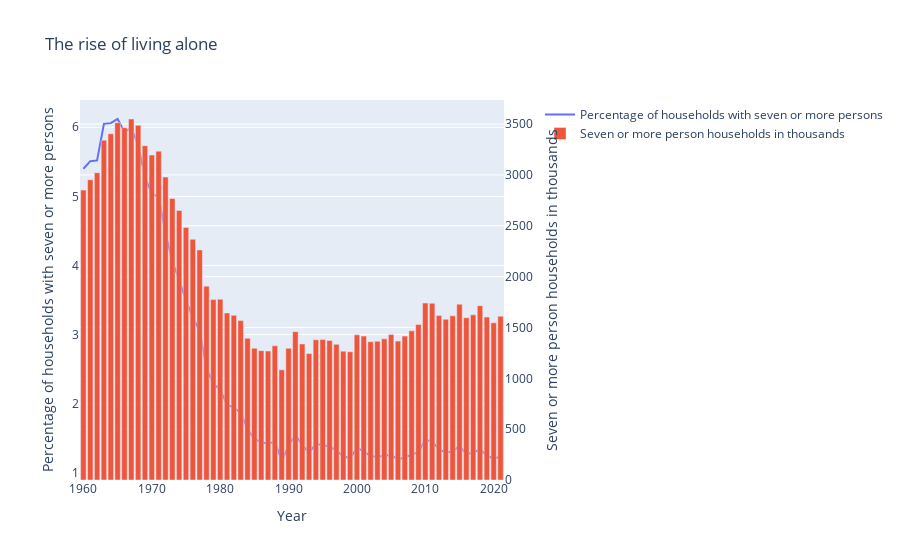

The cell this chart's notebook holds for it:
### Code cell
fig = make_subplots(specs=[[{"secondary_y": True}]])

#Add traces

fig.add_trace(go.Scatter(x=Number_of_people_per_household['Year'],y=Number_of_people_per_household['Percentage of households with seven or more persons'],name='Percentage of households with seven or more persons'),secondary_y=False)
fig.add_trace(go.Bar(x=Number_of_people_per_household['Year'],y=Number_of_people_per_household['Seven or More'],name='Seven or more person households in thousands'),secondary_y=True)

#Title
fig.update_layout(title_text='The rise of living alone',height=500)

#X-axis title
fig.update_xaxes(title_text='Year')

#Y-axis titles
fig.update_yaxes(title_text='Percentage of households with seven or more persons',secondary_y=False)
fig.update_yaxes(title_text='Seven or more person households in thousands',secondary_y=True)

fig.show()

### Figure 1 — Plotly figure (JSON) as saved in the notebook; plotly's stock layout.template omitted (floating-point values rounded to 4 significant figures)
{"data": [{"name": "Percentage of households with seven or more persons", "type": "scatter", "x": [1960, 1961, 1962, 1963, 1964, 1965, 1966, 1967, 1968, 1969, 1970, 1971, 1972, 1973, 1974, 1975, 1976, 1977, 1978, 1979, 1980, 1981, 1982, 1983, 1984, 1985, 1986, 1987, 1988, 1989, 1990, 1991, 1992, 1993, 1994, 1995, 1996, 1997, 1998, 1999, 2000, 2001, 2002, 2003, 2004, 2005, 2006, 2007, 2008, 2009, 2010, 2011, 2012, 2013, 2014, 2015, 2016, 2017, 2018, 2019, 2020, 2021, null, null], "xaxis": "x", "y": [5.4, 5.51, 5.52, 6.05, 6.06, 6.12, 5.93, 5.99, 5.74, 5.28, 5.04, 4.99, 4.47, 4.06, 3.79, 3.49, 3.25, 3.05, 2.51, 2.29, 2.2, 1.99, 1.94, 1.87, 1.63, 1.49, 1.44, 1.42, 1.45, 1.17, 1.39, 1.55, 1.4, 1.29, 1.42, 1.4, 1.38, 1.32, 1.24, 1.21, 1.36, 1.31, 1.24, 1.23, 1.24, 1.26, 1.19, 1.22, 1.26, 1.3, 1.48, 1.45, 1.34, 1.29, 1.31, 1.39, 1.27, 1.29, 1.34, 1.25, 1.2, 1.24, null, null], "yaxis": "y"}, {"name": "Seven or more person households in thousands", "type": "bar", "x": [1960, 1961, 1962, 1963, 1964, 1965, 1966, 1967, 1968, 1969, 1970, 1971, 1972, 1973, 1974, 1975, 1976, 1977, 1978, 1979, 1980, 1981, 1982, 1983, 1984, 1985, 1986, 1987, 1988, 1989, 1990, 1991, 1992, 1993, 1994, 1995, 1996, 1997, 1998, 1999, 2000, 2001, 2002, 2003, 2004, 2005, 2006, 2007, 2008, 2009, 2010, 2011, 2012, 2013, 2014, 2015, 2016, 2017, 2018, 2019, 2020, 2021, null, null], "xaxis": "x", "y": [2851, 2953, 3022, 3342, 3405, 3514, 3465, 3550, 3488, 3288, 3195, 3234, 2979, 2769, 2651, 2484, 2367, 2263, 1906, 1774, 1778, 1643, 1619, 1568, 1394, 1296, 1272, 1268, 1320, 1084, 1295, 1459, 1338, 1244, 1379, 1382, 1372, 1334, 1267, 1261, 1428, 1415, 1360, 1364, 1388, 1430, 1366, 1415, 1467, 1529, 1740, 1738, 1617, 1581, 1614, 1729, 1596, 1624, 1714, 1602, 1546, 1611, null, null], "yaxis": "y2"}], "layout": {"autosize": true, "title": {"text": "The rise of living alone"}, "xaxis": {"anchor": "y", "autorange": true, "domain": [0, 0.94], "range": [1960.0, 2022.0], "title": {"text": "Year"}, "type": "linear"}, "yaxis": {"anchor": "x", "autorange": true, "domain": [0, 1], "range": [0.895, 6.395], "title": {"text": "Percentage of households with seven or more persons"}, "type": "linear"}, "yaxis2": {"anchor": "x", "autorange": true, "overlaying": "y", "range": [0, 3737.0], "side": "right", "title": {"text": "Seven or more person households in thousands"}, "type": "linear"}}}
